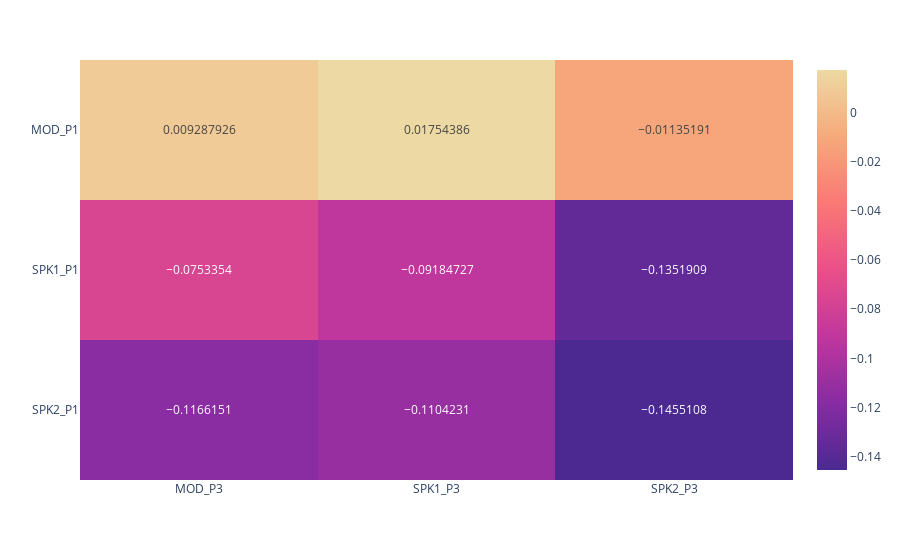
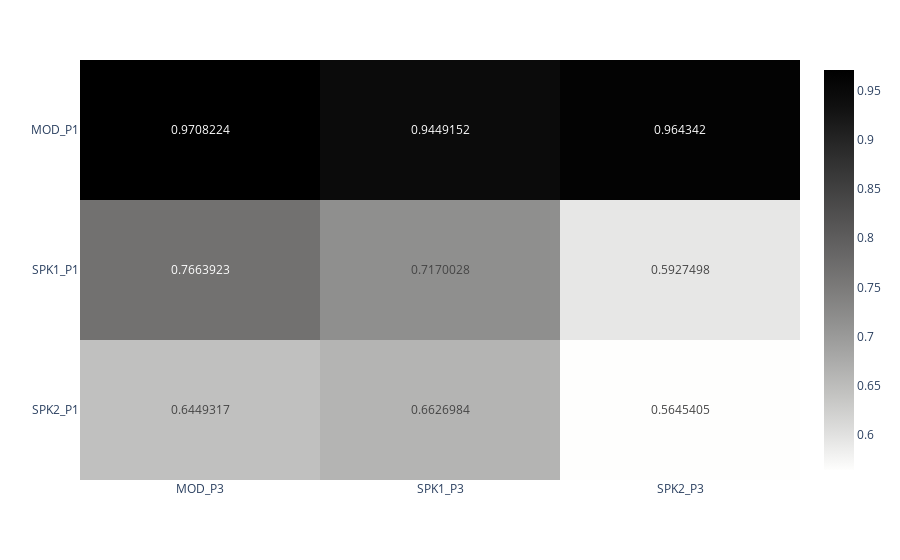
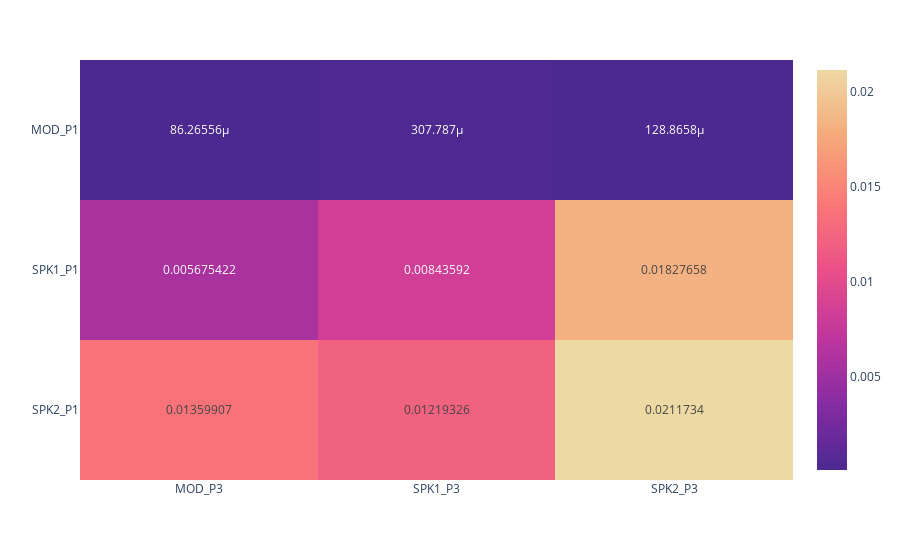

The notebook cell these images were saved under, in order:
### Code cell
# p2 - p3
col_1 = ["MOD_P1","SPK1_P1","SPK2_P1"] 
col_2 = ["MOD_P3","SPK1_P3","SPK2_P3"]
corr, fig_corr, p, fig_p, fig_r2 = correlation(final_df)

### Figure 1 — Plotly figure (JSON) as saved in the notebook; plotly's stock layout.template omitted (floating-point values rounded to 4 significant figures)
{"data": [{"coloraxis": "coloraxis", "hovertemplate": "x: %{x}<br>y: %{y}<br>color: %{z}<extra></extra>", "name": "0", "texttemplate": "%{z}", "type": "heatmap", "x": ["MOD_P3", "SPK1_P3", "SPK2_P3"], "xaxis": "x", "y": ["MOD_P1", "SPK1_P1", "SPK2_P1"], "yaxis": "y", "z": [[0.009288, 0.01754, -0.01135], [-0.07534, -0.09185, -0.1352], [-0.1166, -0.1104, -0.1455]]}], "layout": {"coloraxis": {"colorscale": [[0, "rgb(75, 41, 145)"], [0.1667, "rgb(135, 44, 162)"], [0.3333, "rgb(192, 54, 157)"], [0.5, "rgb(234, 79, 136)"], [0.6667, "rgb(250, 120, 118)"], [0.8333, "rgb(246, 169, 122)"], [1, "rgb(237, 217, 163)"]]}, "margin": {"t": 60}, "xaxis": {"anchor": "y", "domain": [0, 1]}, "yaxis": {"anchor": "x", "autorange": "reversed", "domain": [0, 1]}}}

### Figure 2 — Plotly figure (JSON) as saved in the notebook; plotly's stock layout.template omitted (floating-point values rounded to 4 significant figures)
{"data": [{"coloraxis": "coloraxis", "hovertemplate": "x: %{x}<br>y: %{y}<br>color: %{z}<extra></extra>", "name": "0", "texttemplate": "%{z}", "type": "heatmap", "x": ["MOD_P3", "SPK1_P3", "SPK2_P3"], "xaxis": "x", "y": ["MOD_P1", "SPK1_P1", "SPK2_P1"], "yaxis": "y", "z": [[0.9708, 0.9449, 0.9643], [0.7664, 0.717, 0.5927], [0.6449, 0.6627, 0.5645]]}], "layout": {"coloraxis": {"colorscale": [[0, "rgb(254, 254, 253)"], [0.09091, "rgb(224, 224, 223)"], [0.1818, "rgb(197, 197, 195)"], [0.2727, "rgb(171, 171, 170)"], [0.3636, "rgb(146, 146, 145)"], [0.4545, "rgb(124, 123, 122)"], [0.5455, "rgb(102, 101, 101)"], [0.6364, "rgb(81, 80, 80)"], [0.7273, "rgb(59, 59, 59)"], [0.8182, "rgb(38, 38, 38)"], [0.9091, "rgb(16, 16, 16)"], [1, "rgb(0, 0, 0)"]]}, "margin": {"t": 60}, "xaxis": {"anchor": "y", "domain": [0, 1]}, "yaxis": {"anchor": "x", "autorange": "reversed", "domain": [0, 1]}}}

### Figure 3 — Plotly figure (JSON) as saved in the notebook; plotly's stock layout.template omitted (floating-point values rounded to 4 significant figures)
{"data": [{"coloraxis": "coloraxis", "hovertemplate": "x: %{x}<br>y: %{y}<br>color: %{z}<extra></extra>", "name": "0", "texttemplate": "%{z}", "type": "heatmap", "x": ["MOD_P3", "SPK1_P3", "SPK2_P3"], "xaxis": "x", "y": ["MOD_P1", "SPK1_P1", "SPK2_P1"], "yaxis": "y", "z": [[8.627e-05, 0.0003078, 0.0001289], [0.005675, 0.008436, 0.01828], [0.0136, 0.01219, 0.02117]]}], "layout": {"coloraxis": {"colorscale": [[0, "rgb(75, 41, 145)"], [0.1667, "rgb(135, 44, 162)"], [0.3333, "rgb(192, 54, 157)"], [0.5, "rgb(234, 79, 136)"], [0.6667, "rgb(250, 120, 118)"], [0.8333, "rgb(246, 169, 122)"], [1, "rgb(237, 217, 163)"]]}, "margin": {"t": 60}, "xaxis": {"anchor": "y", "domain": [0, 1]}, "yaxis": {"anchor": "x", "autorange": "reversed", "domain": [0, 1]}}}
